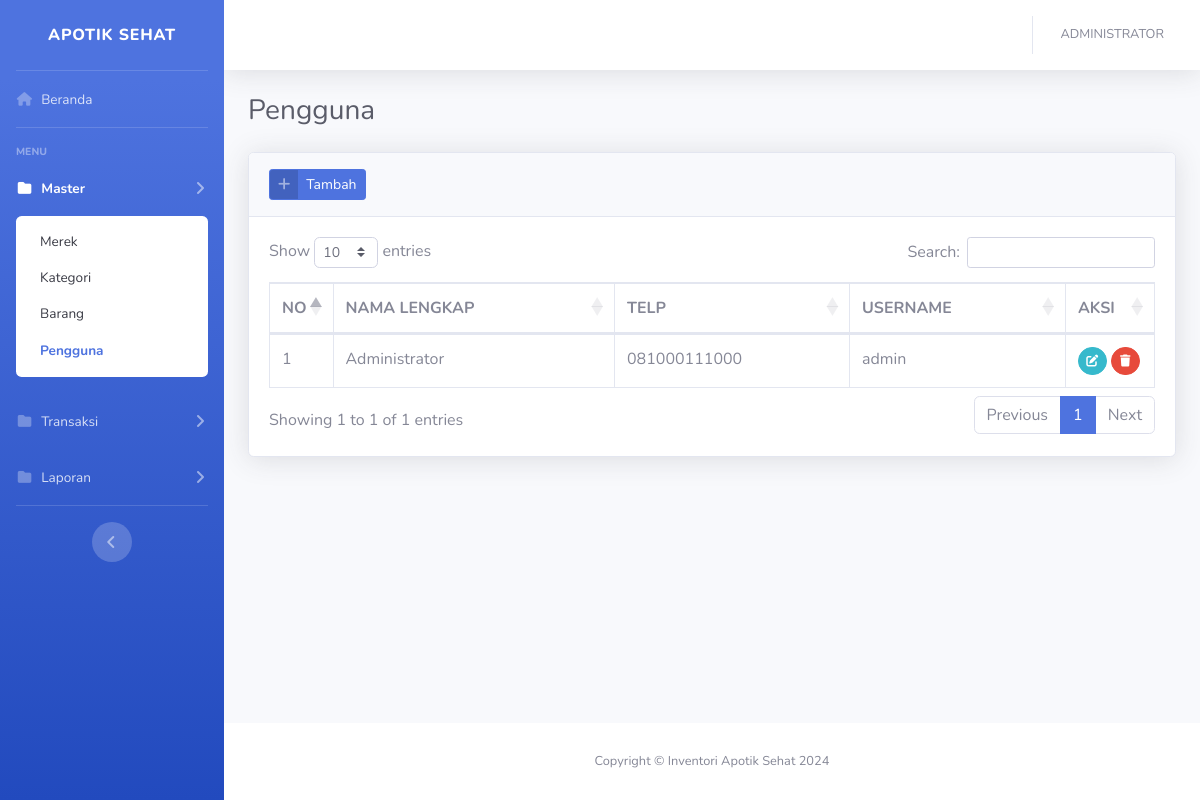
Screenshot of /?pengguna (signed in) with the database file from the repository.
### tables this page shows
CREATE TABLE `users` (
  `id_users` int(5) NOT NULL,
  `nama` varchar(50) NOT NULL,
  `no_hp` varchar(15) NOT NULL,
  `username` varchar(20) NOT NULL,
  `password` varchar(255) NOT NULL,
  `level` enum('admin') NOT NULL
);

### config/function.php (called while the page is built, shortened)
<?php
function encrypt($str) {
return base64_encode($str);
}
function base_url(){
    $base_url= ((isset($_SERVER['HTTPS']) && $_SERVER['HTTPS'] == "on") ? "https" : "http");
    $base_url.= "://".$_SERVER['HTTP_HOST'];
    $base_url.= str_replace(basename($_SERVER['SCRIPT_NAME']),"",$_SERVER['SCRIPT_NAME']);
    return $base_url;
}
?>

### views/master/pengguna.php (the view, shortened to what this page needs)
<div class="container-fluid">
    <div class="d-sm-flex align-items-center justify-content-between mb-4">
        <h1 class="h3 mb-0 text-gray-800">Pengguna</h1>
    </div>
    <div class="card shadow mb-4">
        <div class="card-header py-3">
            <a href="#" class="btn btn-primary btn-icon-split btn-sm" data-toggle="modal" data-target="#penggunaModal"
                onclick="submit('add')">
                <span class="icon text-white-50">
                    <i class="fas fa-plus"></i>
                </span>
                <span class="text">Tambah</span>
            </a>
        </div>
        <div class="card-body">
            <div class="table-responsive">
                <table class="table table-bordered table-hover" id="dataTable" width="100%" cellspacing="0">
                    <thead>
                        <tr>
                            <th width="20">NO</th>
                            <th>NAMA LENGKAP</th>
                            <th>TELP</th>
                            <th>USERNAME</th>
                            <th width="50">AKSI</th>
                        </tr>
                    </thead>
                    <tbody>
                        <?php
                        $n=1;
                        $query = mysqli_query($con,"SELECT * FROM users ORDER BY id_users DESC")or die(mysqli_error($con));
                        while($row = mysqli_fetch_array($query)):
                        ?>
                        <tr>
                            <td><?= $n++; ?></td>
                            <td><?= $row['nama']; ?></td>
                            <td><?= $row['no_hp']; ?></td>
                            <td><?= $row['username']; ?></td>
                            <td>
                                <a href="#penggunaModal" data-toggle="modal" onclick="submit(<?=$row['id_users'];?>)"
                                    class="btn btn-sm btn-circle btn-info"><i class="fas fa-edit"></i></a>
                                <a href="<?=base_url();?>/process/users.php?act=<?=encrypt('delete');?>&id=<?=encrypt($row['id_users']);?>"
                                    class="btn btn-sm btn-circle btn-danger btn-hapus"><i class="fas fa-trash"></i></a>
                            </td>
                        </tr>
                        <?php endwhile; ?>
                    </tbody>
                </table>
            </div>
        </div>
    </div>
</div>

### rows the page displays
users: nama "Administrator", no_hp "081000111000", username "admin"

### other values shown
$_SESSION['fullname'] "ADMINISTRATOR"
